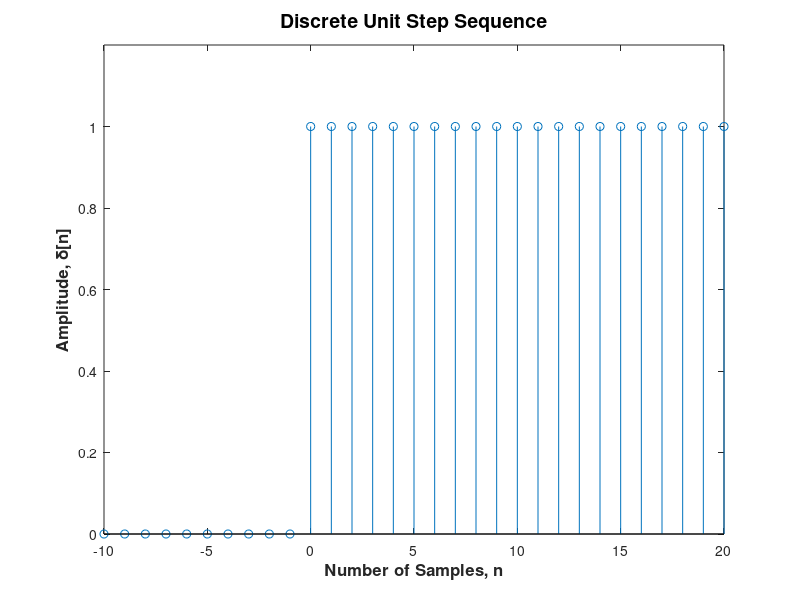

Recreate this plot in MATLAB.
clc
clear all
close all
n = -10:20;
u = [zeros(1,10), 1, ones(1,20)]
stem(n,u)
axis([-10 20 0 1.2])
xlabel('Number of Samples, n','fontsize', 12, 'fontweight','bold');
ylabel('Amplitude, \delta[n]', 'fontsize', 12, 'fontweight', 'bold');
title('Discrete Unit Step Sequence', 'fontsize', 14);
